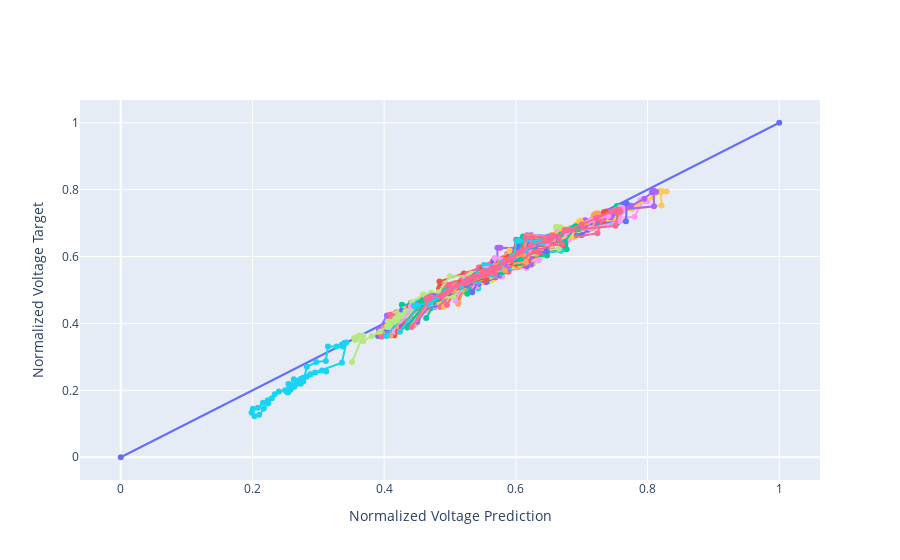

Notebook code cell kept with this figure:
### Code cell
fig = go.Figure()
fig.add_trace(go.Scatter(x=[0, 1], y=[0, 1], showlegend=False, mode="markers+lines"))
for i in range(0, len(datasets["X_test"]), batch_size * skip):
    df_pred = pd.DataFrame(model.predict(datasets["X_test"][i : i + batch_size], verbose=0, batch_size=batch_size))
    df_train = pd.DataFrame(datasets["y_test"][i : i + batch_size])
    fig.add_trace(
        go.Scatter(
            x=df_pred[1].values,
            y=df_train[1].values,
            showlegend=False,
            mode="markers+lines",
        )
    )

fig.update_yaxes(title="Normalized Voltage Target")
fig.update_xaxes(title="Normalized Voltage Prediction")
